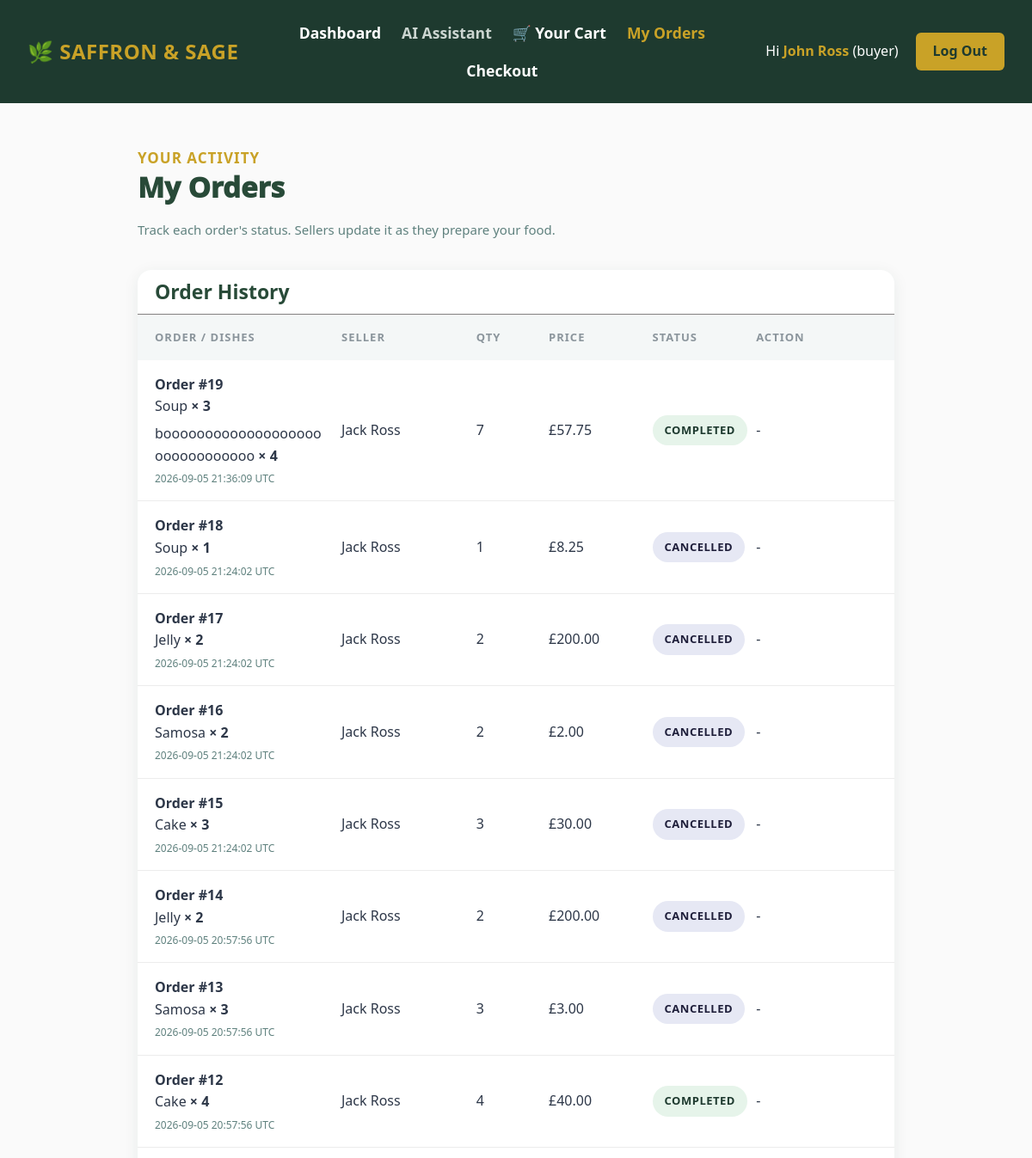
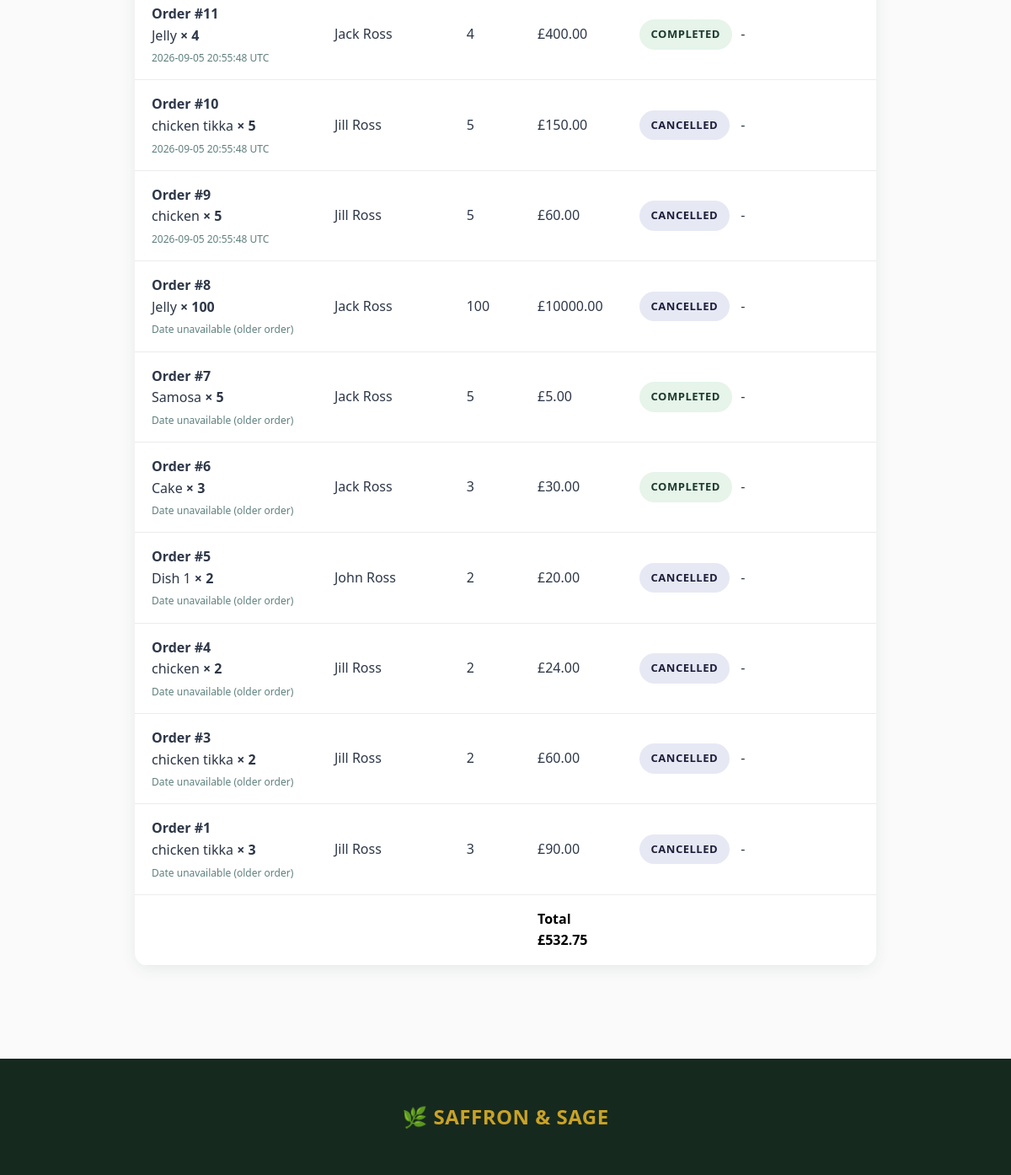
The page /myorders (signed in) on the database its author committed (2 pictures, top to bottom).
### tables this page shows
CREATE TABLE usersInfo (
        id INTEGER PRIMARY KEY AUTOINCREMENT,
        fullname TEXT,
        email UNIQUE,
        password TEXT,
        role TEXT 
    );

CREATE TABLE orderTable (id INTEGER PRIMARY KEY AUTOINCREMENT, dishid INTEGER, buyerid INTEGER, quantity INTEGER, fullname TEXT, phone INTEGER, deliveryAddress TEXT, notes TEXT, paymentMethod TEXT, status TEXT DEFAULT 'pending', created_at TEXT, order_group_id INTEGER);

CREATE TABLE dishesTable (
        id INTEGER PRIMARY KEY AUTOINCREMENT,
        dishname TEXT,
        dishprice REAL,
        sellerid INTEGER
    );

### routes/buyer.py (the view)
@buyer.route("/myorders")
@login_required
@buyer_only
def my_orders():
    return ctrl.my_orders()

### app.py (called while the page is built)
@app.before_request
def check_session():
    protected_routes = ["dashboard", "logout"]
    if request.endpoint in protected_routes and "id" not in session:
        return redirect(url_for("auth.login"))

@app.after_request
def add_response_headers(response):
    response.headers["Cache-Control"] = "no-store, no-cache, must-revalidate, max-age=0"
    response.headers["Pragma"] = "no-cache"
    response.headers["Expires"] = "0"
    return response

### controllers/buyer_controller.py (called while the page is built)
def get_db():
    return current_app.extensions["db_factory"]()

def my_orders():
    conn = get_db()
    orders = get_orders(conn, session["id"], "buyer")
    conn.close()
    total = sum(order["total"] for order in orders if order["status"] != "cancelled")
    return render_template("myorders.html", orders=orders, total=total)

### db.py (called while the page is built)
def ensure_order_timestamps(conn):
    columns = {row[1] for row in conn.execute("PRAGMA table_info(orderTable)")}
    if not columns:
        return
    if "created_at" not in columns:
        conn.execute("ALTER TABLE orderTable ADD COLUMN created_at TEXT")
    if "order_group_id" not in columns:
        conn.execute("ALTER TABLE orderTable ADD COLUMN order_group_id INTEGER")
    conn.execute("""CREATE TRIGGER IF NOT EXISTS stamp_order_created_at
        AFTER INSERT ON orderTable WHEN NEW.created_at IS NULL
        BEGIN
            UPDATE orderTable SET created_at = CURRENT_TIMESTAMP WHERE id = NEW.id;
        END""")
    conn.commit()

def db():
    conn = sqlite3.connect(Path(__file__).with_name("saffron.db"))
    conn.row_factory = sqlite3.Row
    ensure_order_timestamps(conn)
    return conn

### templates/myorders.html
{% extends "base.html" %}
{% block content %}
<div class="my-orders-page">
    <div class="my-orders">
        <section class="my-orders-top">
            <h2>YOUR ACTIVITY</h2>
            <h1>My Orders</h1>
            <p>Track each order's status. Sellers update it as they prepare your food.</p>
        </section>
        <section class="my-orders-content">
            <div class="order-history">
                <div class="order-history-box-header">
                    <h1>Order History</h1>
                </div>
                <table>
                    <thead>
                        <tr>
                            <th>ORDER / DISHES</th>
                            <th>SELLER</th>
                            <th>QTY</th>
                            <th>PRICE</th>
                            <th>STATUS</th>
                            <th>ACTION</th>
                        </tr>
                    </thead>
                    <tbody>
                        {% if orders %}
                        {% for order in orders %}
                        <tr>
                            <td><strong>Order #{{ order["id"] }}</strong>{% include "order_items.html" %}<small class="order-date">{{ order["created_at"] ~ " UTC" if order["created_at"] else "Date unavailable (older order)" }}</small></td>
                            <td>{{order["seller"]}}</td>
                            <td>{{order["quantity"]}}</td>
                            <td>£{{ "%.2f"|format(order["total"]) }}</td>
                            <td>
                                <span class="status-badge {{order['status']}}">
                                    {{order["status"]|upper}}
                                </span>
                            </td>
                            <td>
                                {% if order["status"] == "pending" %}
                                <form method="POST" action="/order/cancel/{{order['id']}}">
                                    <button type="submit" class="cancel-btn">
                                        Cancel Order
                                    </button>
                                </form>
                                {% else %}
                                -
                                {% endif %}
                            </td>
                        </tr>
                        {% endfor %}
                        {% else %}
                        <tr>
                            <td colspan="6" style="text-align: center;">
                                No orders yet
                            </td>
                        </tr>
                        {% endif %}
                    </tbody>
                    <tfoot>
                        <tr>
                            <td colspan="3"></td>
                            <td>Total £{{ "%.2f"|format(total) }}</td>
                            <td colspan="2"></td>
                        </tr>
                    </tfoot>
                </table>
            </div>
        </section>
    </div>
</div>
{% endblock %}

### templates/base.html (shortened to what this page needs)
<!DOCTYPE html>
<html lang="en">
<head>
    <link rel="stylesheet" href="{{ url_for('static', filename='style.css') }}">
</head>
<body>
    <nav class="navbar">
        <h2 class="logo">🌿 SAFFRON & SAGE</h2>
        {% set current_path = request.path %}
        {% if not session.id %}
        <div class="navlinks-logged-out">
            <a href="/" class="{{ 'current' if current_path == '/' else '' }}">Home</a>
            <a href="/menu" class="{{ 'current' if current_path == '/menu' else '' }}">Menu</a>
            <a href="/reservations" class="{{ 'current' if current_path == '/reservations' else '' }}">Reservations</a>
            <a href="/about" class="{{ 'current' if current_path == '/about' else '' }}">About</a>
            <a href="/contactus" class="{{ 'current' if current_path == '/contactus' else '' }}">Contact Us</a>
        </div>
        {% else %}
        <div class="navlinks-logged-in">
            <a href="/dashboard" class="{{ 'current' if current_path == '/dashboard' else '' }}">Dashboard</a>
            <span class="nav-coming-soon">AI Assistant</span>
            {% if session.role == "buyer" %}
            <a href="/yourcart" class="{{ 'current' if current_path == '/yourcart' else '' }}">🛒 Your Cart</a>
            <a href="/myorders" class="{{ 'current' if current_path == '/myorders' else '' }}">My Orders</a>
            <a href="/checkout" class="{{ 'current' if current_path == '/checkout' else '' }}">Checkout</a>
            {% elif session.role == "admin" %}
            {% elif session.role == "seller" %}
            <a href="{{ url_for('seller.seller_history') }}" class="{{ 'current' if current_path == '/seller/history' else '' }}">Order History</a>
            {% endif %}
        </div>
        {% endif %}
        <div class="nav-account">
        {% if session.id %}
        <span class="user-info">
            Hi <span>{{ session.fullname }}</span> ({{ session.role }})
        </span>
        <a href="/logout" class="btn">Log Out</a>
        {% else %}
        <a href="/login" class="login">Log In</a>
        <a href="/signup" class="btn">Sign Up</a>
        {% endif %}
        </div>
    </nav>
    {% block content %}{% endblock %}
    <footer>
        {% if not session.id %}
        <div class="footer">
            <h2 class="footer-logo">🌿 SAFFRON & SAGE</h2>
            <div class="footer-right">
                <div class="footer-links">
                    <div>
                        <a href="/" class="{{ 'current' if current_path == '/' else '' }}">Home</a>
                        <a href="/menu" class="{{ 'current' if current_path == '/menu' else '' }}">Menu</a>
                    </div>
                    <div>
                        <a href="/about" class="{{ 'current' if current_path == '/about' else '' }}">About</a>
                        <a href="/contactus" class="{{ 'current' if current_path == '/contactus' else '' }}">Contact Us</a>
                    </div>
                </div>
                <div class="footer-contact-info">
                    <p>📍 12 High St</p>
                    <p>📞 020 1234</p>
                </div>
            </div>
        </div>
        {% elif session.id %}
        <div class="footer-logged-in">
            <h2 class="footer-logo">🌿 SAFFRON & SAGE</h2>
        </div>
        {% endif %}
    </footer>
</body>
</html>

### templates/order_items.html
<ul class="order-items">
    {% for item in order['items'] %}
    <li>{{ item['dish'] }} <span class="item-quantity">&times; {{ item['quantity'] }}</span></li>
    {% endfor %}
</ul>

### rows shown on the page
usersInfo: role "buyer"
orderTable: id "19", dish "Soup", quantity "3", created_at "2026-09-05 21:36:09 UTC", seller "Jack Ross", quantity "7", total "57.75", status "COMPLETED"
orderTable: dish "booooooooooooooooooooooooooooooo", quantity "4"
orderTable: id "18", dish "Soup", quantity "1", created_at "2026-09-05 21:24:02 UTC", seller "Jack Ross", total "8.25", status "CANCELLED"
orderTable: id "17", dish "Jelly", quantity "2", created_at "2026-09-05 21:24:02 UTC", seller "Jack Ross", total "200.00", status "CANCELLED"
orderTable: id "16", dish "Samosa", quantity "2", created_at "2026-09-05 21:24:02 UTC", seller "Jack Ross", total "2.00", status "CANCELLED"
orderTable: id "15", dish "Cake", quantity "3", created_at "2026-09-05 21:24:02 UTC", seller "Jack Ross", total "30.00", status "CANCELLED"
orderTable: id "14", dish "Jelly", quantity "2", created_at "2026-09-05 20:57:56 UTC", seller "Jack Ross", total "200.00", status "CANCELLED"
orderTable: id "13", dish "Samosa", quantity "3", created_at "2026-09-05 20:57:56 UTC", seller "Jack Ross", total "3.00", status "CANCELLED"
orderTable: id "12", dish "Cake", quantity "4", created_at "2026-09-05 20:57:56 UTC", seller "Jack Ross", total "40.00", status "COMPLETED"
orderTable: id "11", dish "Jelly", quantity "4", created_at "2026-09-05 20:55:48 UTC", seller "Jack Ross", total "400.00", status "COMPLETED"
orderTable: id "10", dish "chicken tikka", quantity "5", created_at "2026-09-05 20:55:48 UTC", seller "Jill Ross", total "150.00", status "CANCELLED"
orderTable: id "9", dish "chicken", quantity "5", created_at "2026-09-05 20:55:48 UTC", seller "Jill Ross", total "60.00", status "CANCELLED"
orderTable: id "8", dish "Jelly", quantity "100", order "Date unavailable (older order)", seller "Jack Ross", total "10000.00", status "CANCELLED"
orderTable: id "7", dish "Samosa", quantity "5", order "Date unavailable (older order)", seller "Jack Ross", total "5.00", status "COMPLETED"
orderTable: id "6", dish "Cake", quantity "3", order "Date unavailable (older order)", seller "Jack Ross", total "30.00", status "COMPLETED"
orderTable: id "5", dish "Dish 1", quantity "2", order "Date unavailable (older order)", seller "John Ross", total "20.00", status "CANCELLED"
orderTable: id "4", dish "chicken", quantity "2", order "Date unavailable (older order)", seller "Jill Ross", total "24.00", status "CANCELLED"
orderTable: id "3", dish "chicken tikka", quantity "2", order "Date unavailable (older order)", seller "Jill Ross", total "60.00", status "CANCELLED"
orderTable: id "1", dish "chicken tikka", quantity "3", order "Date unavailable (older order)", seller "Jill Ross", total "90.00", status "CANCELLED"

### other values the page prints
{{ session.fullname }} "John Ross"
{{ "%.2f"|format(total) }} "532.75"
